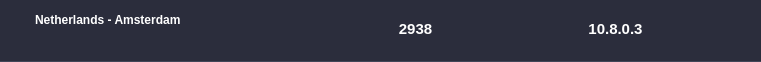
<?xml version="1.0" encoding="UTF-8"?>
<ui version="4.0">
 <class>Location</class>
 <widget class="QWidget" name="Location">
  <property name="geometry">
   <rect>
    <x>0</x>
    <y>0</y>
    <width>761</width>
    <height>62</height>
   </rect>
  </property>
  <property name="minimumSize">
   <size>
    <width>240</width>
    <height>30</height>
   </size>
  </property>
  <property name="maximumSize">
   <size>
    <width>16777215</width>
    <height>16777215</height>
   </size>
  </property>
  <property name="windowTitle">
   <string>Form</string>
  </property>
  <layout class="QHBoxLayout" name="horizontalLayout_3">
   <property name="spacing">
    <number>0</number>
   </property>
   <property name="leftMargin">
    <number>0</number>
   </property>
   <property name="topMargin">
    <number>0</number>
   </property>
   <property name="rightMargin">
    <number>0</number>
   </property>
   <property name="bottomMargin">
    <number>0</number>
   </property>
   <item>
    <layout class="QHBoxLayout" name="horizontalLayout">
     <property name="spacing">
      <number>0</number>
     </property>
     <item>
      <widget class="QFrame" name="frame">
       <property name="styleSheet">
        <string notr="true">QFrame
{
background-color:#2b2d3c;
border-top:0px solid #414658;
border-bottom:1px solid #414658;
}</string>
       </property>
       <property name="frameShape">
        <enum>QFrame::StyledPanel</enum>
       </property>
       <property name="frameShadow">
        <enum>QFrame::Raised</enum>
       </property>
       <widget class="QLabel" name="location_txt">
        <property name="geometry">
         <rect>
          <x>35</x>
          <y>9</y>
          <width>231</width>
          <height>21</height>
         </rect>
        </property>
        <property name="font">
         <font>
          <pointsize>9</pointsize>
          <weight>75</weight>
          <bold>true</bold>
         </font>
        </property>
        <property name="styleSheet">
         <string notr="true">QLabel {

border:0px solid #2b2d3c;
color:#ffffff;
}</string>
        </property>
        <property name="text">
         <string>Netherlands - Amsterdam         </string>
        </property>
        <property name="alignment">
         <set>Qt::AlignLeading|Qt::AlignLeft|Qt::AlignVCenter</set>
        </property>
       </widget>
       <widget class="QLabel" name="location_txt_2">
        <property name="geometry">
         <rect>
          <x>31</x>
          <y>29</y>
          <width>58</width>
          <height>26</height>
         </rect>
        </property>
        <property name="font">
         <font>
          <pointsize>10</pointsize>
         </font>
        </property>
        <property name="styleSheet">
         <string notr="true">QLabel {

border:0px solid #2b2d3c;
color:#ffffff;
image: url(:/resources/img/port_status.PNG);
}</string>
        </property>
        <property name="text">
         <string/>
        </property>
       </widget>
       <widget class="QLabel" name="port">
        <property name="geometry">
         <rect>
          <x>370</x>
          <y>18</y>
          <width>91</width>
          <height>21</height>
         </rect>
        </property>
        <property name="font">
         <font>
          <pointsize>11</pointsize>
          <weight>75</weight>
          <bold>true</bold>
         </font>
        </property>
        <property name="styleSheet">
         <string notr="true">QLabel {

border:0px solid #2b2d3c;
color:#ffffff;
}</string>
        </property>
        <property name="text">
         <string>2938</string>
        </property>
        <property name="alignment">
         <set>Qt::AlignCenter</set>
        </property>
       </widget>
       <widget class="QLabel" name="internalIP">
        <property name="geometry">
         <rect>
          <x>570</x>
          <y>18</y>
          <width>91</width>
          <height>21</height>
         </rect>
        </property>
        <property name="font">
         <font>
          <pointsize>11</pointsize>
          <weight>75</weight>
          <bold>true</bold>
         </font>
        </property>
        <property name="styleSheet">
         <string notr="true">QLabel {

border:0px solid #2b2d3c;
color:#ffffff;
}</string>
        </property>
        <property name="text">
         <string>10.8.0.3</string>
        </property>
        <property name="alignment">
         <set>Qt::AlignCenter</set>
        </property>
       </widget>
       <widget class="QPushButton" name="pushButton">
        <property name="geometry">
         <rect>
          <x>730</x>
          <y>9</y>
          <width>20</width>
          <height>41</height>
         </rect>
        </property>
        <property name="cursor">
         <cursorShape>PointingHandCursor</cursorShape>
        </property>
        <property name="styleSheet">
         <string notr="true">QPushButton
{
image: url(:/resources/img/port_tag.PNG);
border:0px solid #2b2d3c;
}</string>
        </property>
        <property name="text">
         <string/>
        </property>
       </widget>
      </widget>
     </item>
    </layout>
   </item>
  </layout>
 </widget>
 <resources/>
 <connections/>
</ui>
